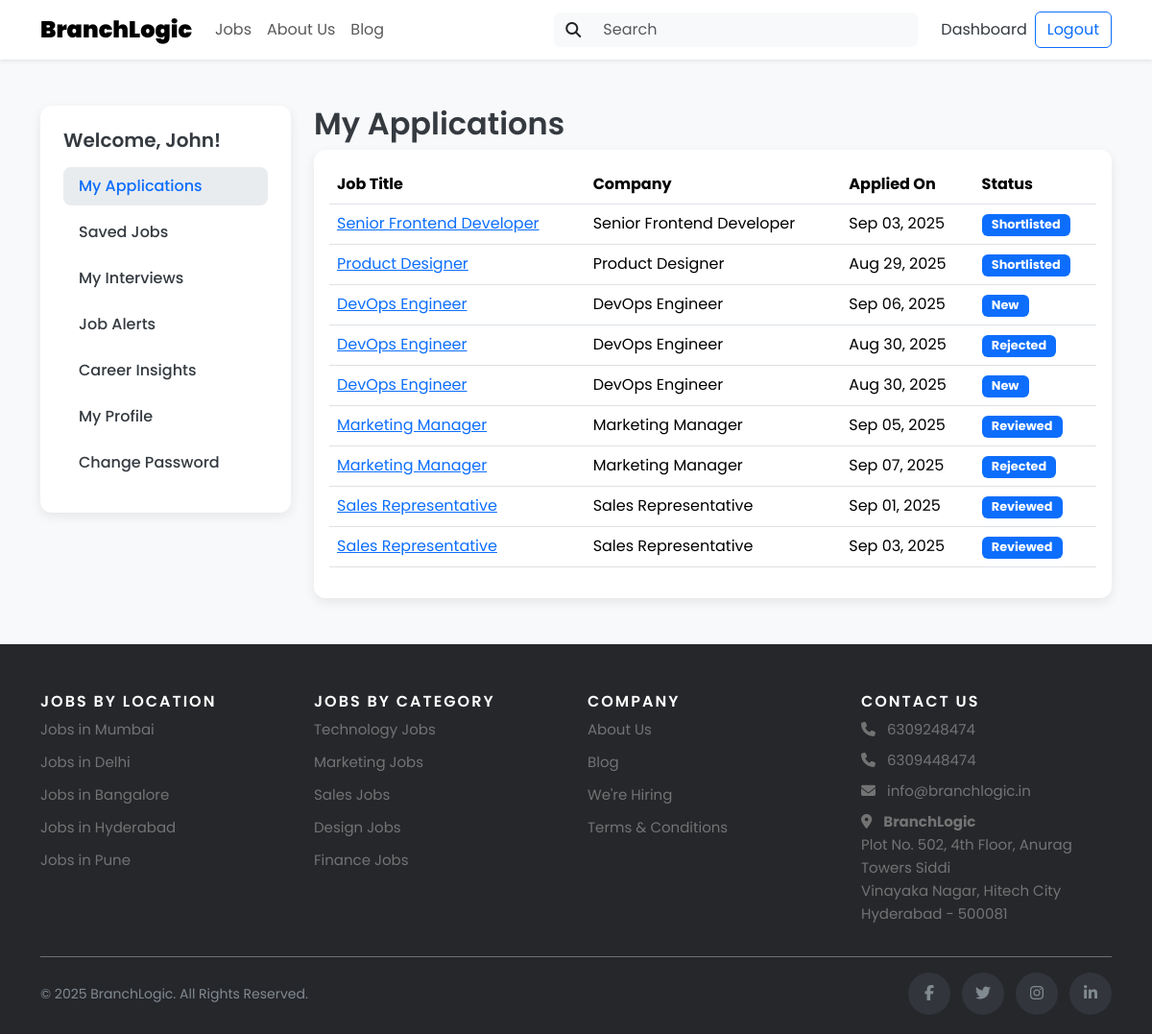
The page /dashboard (signed in) on the database its author committed.
### app.py (models this page shows)
class User(UserMixin, db.Model):
    id = db.Column(db.Integer, primary_key=True)
    email = db.Column(db.String(120), unique=True, nullable=False)
    password_hash = db.Column(db.String(200), nullable=False)
    display_name = db.Column(db.String(100), nullable=False)
    first_name = db.Column(db.String(50), nullable=False)
    last_name = db.Column(db.String(50), nullable=False)
    role = db.Column(db.String(20), nullable=False, default='jobseeker')
    profile_complete = db.Column(db.Boolean, default=False)
    avatar = db.Column(db.String(200))
    bio = db.Column(db.Text)
    skills = db.Column(db.Text)
    experience = db.Column(db.Text)
    education = db.Column(db.Text)
    location = db.Column(db.String(100))
    website = db.Column(db.String(200))
    linkedin = db.Column(db.String(200))
    github = db.Column(db.String(200))
    created_at = db.Column(db.DateTime, default=datetime.utcnow)
    updated_at = db.Column(db.DateTime, default=datetime.utcnow, onupdate=datetime.utcnow)

class Application(db.Model):
    id = db.Column(db.Integer, primary_key=True)
    job_id = db.Column(db.Integer, db.ForeignKey('job.id', name='fk_application_job'), nullable=False)
    job = db.relationship('Job', backref='applications')
    job_title = db.Column(db.String(200), nullable=False)
    applicant_id = db.Column(db.Integer, db.ForeignKey('user.id'), name='fk_application_applicant', nullable=False)
    applicant = db.relationship('User', foreign_keys=[applicant_id], backref='applications_as_applicant')
    applicant_name = db.Column(db.String(200), nullable=False)
    applicant_email = db.Column(db.String(200), nullable=False)
    employer_id = db.Column(db.Integer, db.ForeignKey('user.id'), name='fk_application_employer', nullable=False)
    employer = db.relationship('User', foreign_keys=[employer_id], backref='applications_as_employer')
    user_id = db.Column(db.Integer, db.ForeignKey('user.id'))
    user = db.relationship('User', foreign_keys=[user_id], backref='applications_as_user')
    resume = db.Column(db.String(200))
    drive_link = db.Column(db.String(500))  # Google Drive link ✅
    cover_letter = db.Column(db.Text)
    status = db.Column(db.String(20), default='new')  # new, reviewing, shortlisted, rejected, hired
    notes = db.Column(db.Text)  # Employer notes about the application
    rating = db.Column(db.Integer)  # 1-5 rating
    applied_at = db.Column(db.DateTime, default=datetime.utcnow)
    created_at = db.Column(db.DateTime, default=datetime.utcnow)
    updated_at = db.Column(db.DateTime, default=datetime.utcnow, onupdate=datetime.utcnow)

### app.py (the view)
@app.route('/dashboard')
@login_required
def dashboard():
    if current_user.role == 'admin':
        jobs = Job.query.all()
        return redirect(url_for('admin_dashboard',jobs=jobs))
    else:
        applications = Application.query.filter_by(applicant_id=current_user.id).all()
        return render_template('dashboard.html', applications=applications)

### app.py (called while the page is built, shortened)
@app.context_processor
def inject_now():
    return {'now': datetime.utcnow}

@login_manager.user_loader
def load_user(user_id):
    return User.query.get(int(user_id))

### templates/dashboard.html (shortened to what this page needs)
{% extends "base.html" %}
{% block content %}
<div class="container py-5">
    <div class="row">
        <div class="col-md-3">
            <div class="sidebar">
                <h5 class="mb-3">Welcome, {{ current_user.first_name }}!</h5>
                <ul class="nav flex-column">
                    <li class="nav-item">
                        <a class="nav-link active" href="{{ url_for('dashboard') }}">My Applications</a>
                    </li>
                    <li class="nav-item">
                        <a class="nav-link" href="{{ url_for('saved_jobs') }}">Saved Jobs</a>
                    </li>
                    <li class="nav-item">
                        <a class="nav-link" href="{{ url_for('interviews') }}">My Interviews</a>
                    </li>
                    <li class="nav-item">
                        <a class="nav-link" href="{{ url_for('job_alerts') }}">Job Alerts</a>
                    </li>
                    <li class="nav-item">
                        <a class="nav-link" href="{{ url_for('career_insights') }}">Career Insights</a>
                    </li>
                    <li class="nav-item">
                        <a class="nav-link" href="{{ url_for('profile') }}">My Profile</a>
                    </li>
                    <li class="nav-item">
                        <a class="nav-link" href="{{ url_for('change_password') }}">Change Password</a>
                    </li>
                </ul>
            </div>
        </div>
        <div class="col-md-9">
            <h2>My Applications</h2>
            <div class="card">
                <div class="card-body">
                    {% if applications %}
                    <div class="table-responsive">
                        <table class="table table-hover">
                            <thead>
                                <tr>
                                    <th>Job Title</th>
                                    <th>Company</th>
                                    <th>Applied On</th>
                                    <th>Status</th>
                                </tr>
                            </thead>
                            <tbody>
                                {% for application in applications %}
                                <tr>
                                    <td><a href="{{ url_for('job_detail', job_id=application.job_id) }}">{{ application.job_title }}</a></td>
                                    <td>{{ application.job_title }}</td>
                                    <td>{{ application.applied_at.strftime('%b %d, %Y') }}</td>
                                    <td><span class="badge bg-primary">{{ application.status|title }}</span></td>
                                </tr>
                                {% endfor %}
                            </tbody>
                        </table>
                    </div>
                    {% else %}
                    <div class="text-center p-4">
                        <p>You haven't applied to any jobs yet.</p>
                        <a href="{{ url_for('jobs') }}" class="btn btn-primary">Find Jobs Now</a>
                    </div>
                    {% endif %}
                </div>
            </div>
        </div>
    </div>
</div>
{% endblock %}

### static/css/style.css (style rules this page uses)
body { font-family: 'Poppins', sans-serif; background-color: #f8f9fa; color: #343a40; }
h1, h2, h3, h4, h5, h6 { font-weight: 600; }
.bg-primary { background-color: #0d6efd !important; }
.card { border: none; border-radius: 0.75rem; box-shadow: 0 4px 12px rgba(0,0,0,0.08); transition: transform 0.3s ease, box-shadow 0.3s ease; }
.badge { font-size: 0.8rem; padding: 0.4em 0.8em; }
.sidebar { background-color: #fff; padding: 1.5rem; border-radius: 0.75rem; box-shadow: 0 4px 12px rgba(0,0,0,0.08); }
.sidebar .nav-link { color: #343a40; font-weight: 500; margin-bottom: 0.5rem; border-radius: 0.5rem; }
.sidebar .nav-link.active, .sidebar .nav-link:hover { background-color: #e9ecef; color: #0d6efd; }

### rows shown on the page
User: first_name "John"
Application: job_title "Senior Frontend Developer", applied_at "Sep 03, 2025", status "Shortlisted"
Application: job_title "Product Designer", applied_at "Aug 29, 2025", status "Shortlisted"
Application: job_title "DevOps Engineer", applied_at "Sep 06, 2025", status "New"
Application: job_title "DevOps Engineer", applied_at "Aug 30, 2025", status "Rejected"
Application: job_title "DevOps Engineer", applied_at "Aug 30, 2025", status "New"
Application: job_title "Marketing Manager", applied_at "Sep 05, 2025", status "Reviewed"
Application: job_title "Marketing Manager", applied_at "Sep 07, 2025", status "Rejected"
Application: job_title "Sales Representative", applied_at "Sep 01, 2025", status "Reviewed"
Application: job_title "Sales Representative", applied_at "Sep 03, 2025", status "Reviewed"
